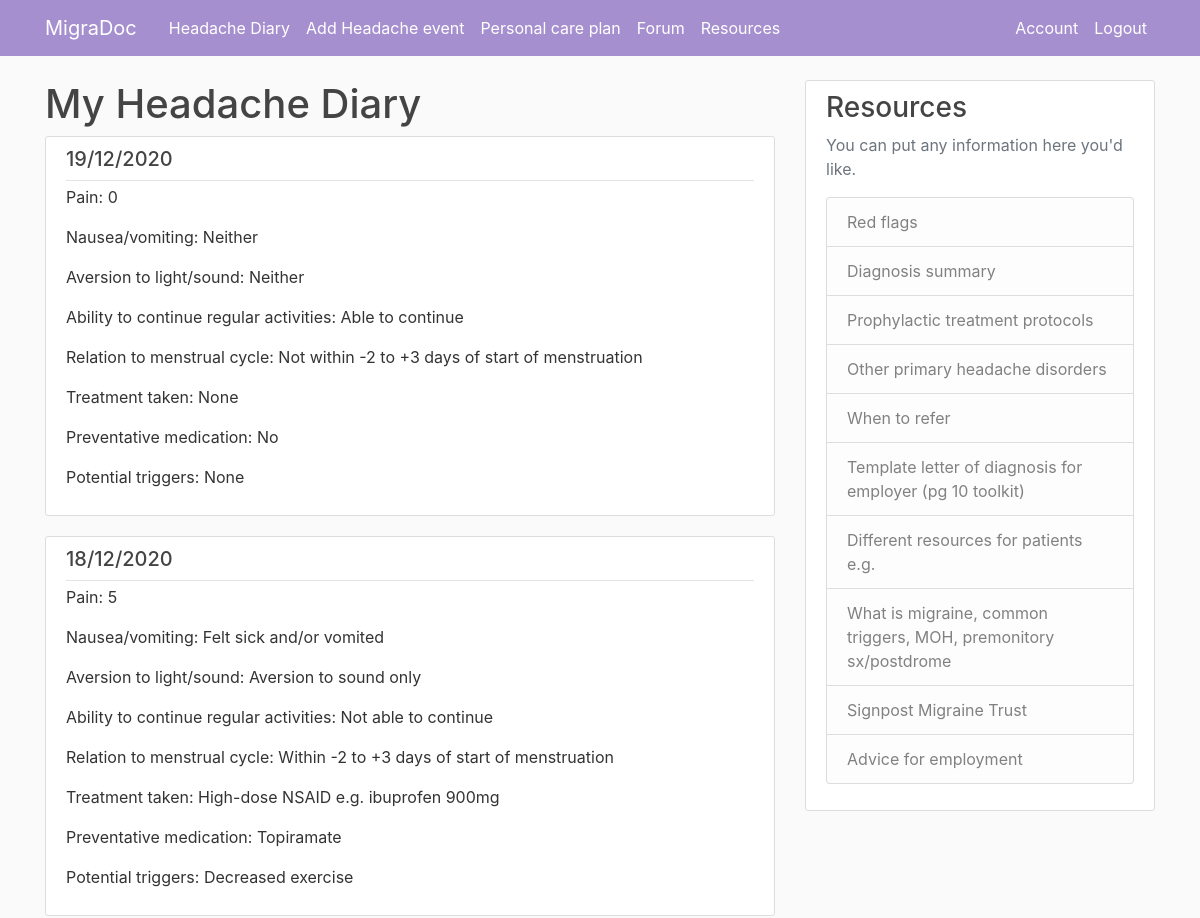
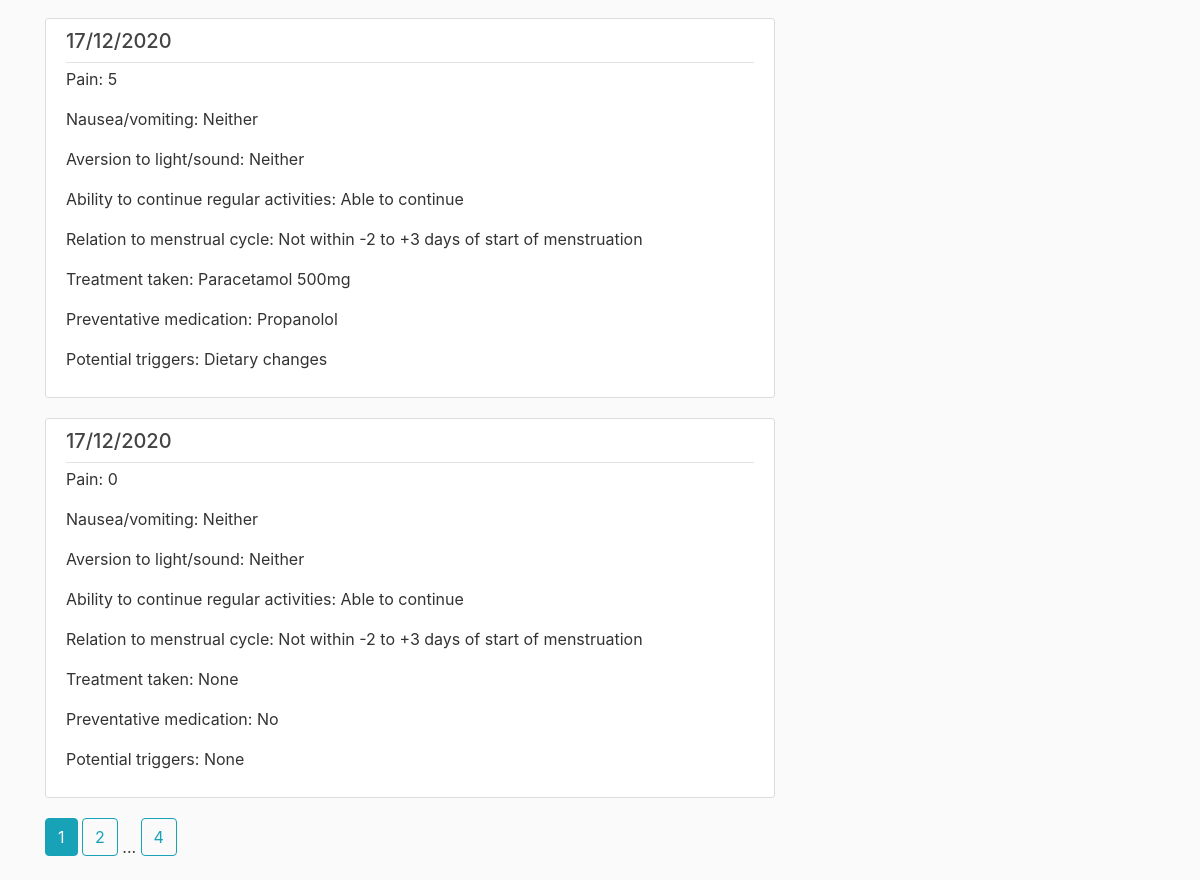
Page /headachediary (signed in) on the committed database (2 pictures, top to bottom).
### md_app/models.py (models this page shows, shortened)
class HeadacheEvent(db.Model):
    id = db.Column(db.Integer, primary_key=True)
    date = db.Column(db.DateTime, nullable=False, default=date.today)
    pain = db.Column(db.Integer, nullable=False)
    nv = db.Column(db.String, nullable=False)
    phonophoto = db.Column(db.String, nullable=False)
    adls = db.Column(db.String, nullable=False, default="Able to continue with activities")
    period = db.Column(db.String, nullable=True, default="Not within -2 to +3 days of start of period")
    acutetx = db.Column(db.String, nullable=False)
    prophylactic = db.Column(db.String, nullable=False, default=0)
    prophylacticDose = db.Column(db.Integer, nullable=True)
    triggers = db.Column(db.Integer, nullable=False)
    user_id = db.Column(db.Integer, db.ForeignKey('user.id'), nullable=False)

### md_app/events/routes.py (the view)
@events.route("/headachediary", methods=['GET', 'POST'])
@login_required
def headache_diary():
    page = request.args.get('page', 1, type=int)
    events = HeadacheEvent.query.filter_by(user_id=current_user.id).order_by(HeadacheEvent.date.desc()).paginate(page=page, per_page=4)
    return render_template('headachediary.html', events=events)

### md_app/models.py (called while the page is built)
@login_manager.user_loader
def load_user(user_id):
    return User.query.get(int(user_id))

### md_app/templates/headachediary.html
{% extends "layout.html" %}
{% block content %}
<h1>My Headache Diary</h1>
    {% for event in events.items %}
        <article class="media content-section">
              <div class="media-body">
                    <div class="article-metadata">
                          <h5><a class="article-title" href="{{ url_for('events.event', event_id=event.id) }}">{{ event.date.strftime('%d/%m/%Y') }}</a></h5>
                    </div>
              <p class="article-content"> Pain: {{ event.pain }}</p>
              <p class="article-content"> Nausea/vomiting: {{ event.nv }}</p>
              <p class="article-content"> Aversion to light/sound: {{ event.phonophoto }}</p>
              <p class="article-content"> Ability to continue regular activities: {{ event.adls }}</p>
              <p class="article-content"> Relation to menstrual cycle: {{ event.period }}</p>
              <p class="article-content"> Treatment taken: {{ event.acutetx }}</p>
              <p class="article-content"> Preventative medication: {{ event.prophylactic }}</p>
              <p class="article-content"> Potential triggers: {{ event.triggers }}</p>
              </div>
        </article>
    {% endfor %}
    {% for page_num in events.iter_pages(left_edge=1, right_edge=1, left_current=1, right_current=2) %}
        {% if page_num %}
            {% if events.page == page_num %}
                <a class="btn btn-info mb-4" href="{{ url_for('events.headache_diary', page=page_num) }}">{{ page_num }}</a>
            {% else %}
                <a class="btn btn-outline-info mb-4" href="{{ url_for('events.headache_diary', page=page_num) }}">{{ page_num }}</a>
            {% endif %}
        {% else %}
        ...
        {% endif %}
    {% endfor %}
{% endblock content %}

### md_app/templates/layout.html (shortened to what this page needs)
<!DOCTYPE html>
<html>
<head>
    <link rel="stylesheet" href="https://maxcdn.bootstrapcdn.com/bootstrap/4.0.0/css/bootstrap.min.css">
</head>
<body>
    <header class="site-header">
      <nav class="navbar navbar-expand-md navbar-dark bg-steel fixed-top">
        <div class="container">
          <a class="navbar-brand mr-4" href="/">MigraDoc</a>
          <div class="collapse navbar-collapse" id="navbarToggle">
            <div class="navbar-nav mr-auto">
            {% if current_user.is_authenticated %}
                <a class="nav-item nav-link" href="{{ url_for ('events.headache_diary') }}">Headache Diary</a>
                <a class="nav-item nav-link" href="{{ url_for ('events.new_event') }}">Add Headache event</a>
                <a class="nav-item nav-link" href="#">Personal care plan</a>
                <a class="nav-item nav-link" href="#">Forum</a>
                <a class="nav-item nav-link" href="#">Resources</a>
             {% else %}
                <a class="nav-item nav-link" href="{{ url_for('main.about') }}">About</a>
                <a class="nav-item nav-link" href="#">Resources</a>
            {% endif %}
            </div>
            <div class="navbar-nav">
                {% if current_user.is_authenticated %}
                    <a class="nav-item nav-link" href="{{ url_for('users.account') }}">Account</a>
                    <a class="nav-item nav-link" href="{{ url_for('users.logout') }}">Logout</a>
                {% else %}
                    <a class="nav-item nav-link" href="{{ url_for('users.login') }}">Login</a>
                    <a class="nav-item nav-link" href="{{ url_for('users.register') }}">Register</a>
                {% endif %}
            </div>
          </div>
        </div>
      </nav>
    </header>
    <main role="main" class="container">
      <div class="row">
        <div class="col-md-8">
          {% block content %}{% endblock %}
        </div>
        <div class="col-md-4">
          <div class="content-section">
            <h3>Resources</h3>
            <p class='text-muted'>You can put any information here you'd like.
              <ul class="list-group">
                <li class="list-group-item list-group-item-light">Red flags</li>
                <li class="list-group-item list-group-item-light">Diagnosis summary</li>
                <li class="list-group-item list-group-item-light">Prophylactic treatment protocols</li>
                <li class="list-group-item list-group-item-light">Other primary headache disorders</li>
                <li class="list-group-item list-group-item-light">When to refer</li>
                <li class="list-group-item list-group-item-light">Template letter of diagnosis for employer (pg 10 toolkit)</li>
                <li class="list-group-item list-group-item-light">Different resources for patients e.g.</li>
                <li class="list-group-item list-group-item-light">What is migraine, common triggers, MOH, premonitory sx/postdrome</li>
                <li class="list-group-item list-group-item-light">Signpost Migraine Trust</li>
                <li class="list-group-item list-group-item-light">Advice for employment</li>
              </ul>
            </p>
          </div>
        </div>
      </div>
    </main>
</body>
</html>

### md_app/templates/layout.html (style rules this page uses)
body { background: #fafafa; color: #333333; margin-top: 5rem; }
h1, h2, h3, h4, h5, h6 { color: #444444; }
.bg-steel { background-color: #a58fcf; }
.site-header .navbar-nav .nav-link { color: #ffffff; }
.content-section { background: #ffffff; padding: 10px 20px; border: 1px solid #dddddd; border-radius: 3px; margin-bottom: 20px; }
.article-title { color: #444444; }
.article-content { white-space: pre-line; }
.article-metadata { padding-bottom: 1px; margin-bottom: 4px; border-bottom: 1px solid #e3e3e3 }

### rows in the picture
HeadacheEvent: date "19/12/2020", pain "0", nv "Neither", phonophoto "Neither", adls "Able to continue", period "Not within -2 to +3 days of start of menstruation", acutetx "None", prophylactic "No", triggers "None"
HeadacheEvent: date "18/12/2020", pain "5", nv "Felt sick and/or vomited", phonophoto "Aversion to sound only", adls "Not able to continue", period "Within -2 to +3 days of start of menstruation", acutetx "High-dose NSAID e.g. ibuprofen 900mg", prophylactic "Topiramate", triggers "Decreased exercise"
HeadacheEvent: date "17/12/2020", pain "5", nv "Neither", phonophoto "Neither", adls "Able to continue", period "Not within -2 to +3 days of start of menstruation", acutetx "Paracetamol 500mg", prophylactic "Propanolol", triggers "Dietary changes"
HeadacheEvent: date "17/12/2020", pain "0", nv "Neither", phonophoto "Neither", adls "Able to continue", period "Not within -2 to +3 days of start of menstruation", acutetx "None", prophylactic "No", triggers "None"

### other values in the picture
{{ page_num }} "1"
{{ page_num }} "2" "4"
